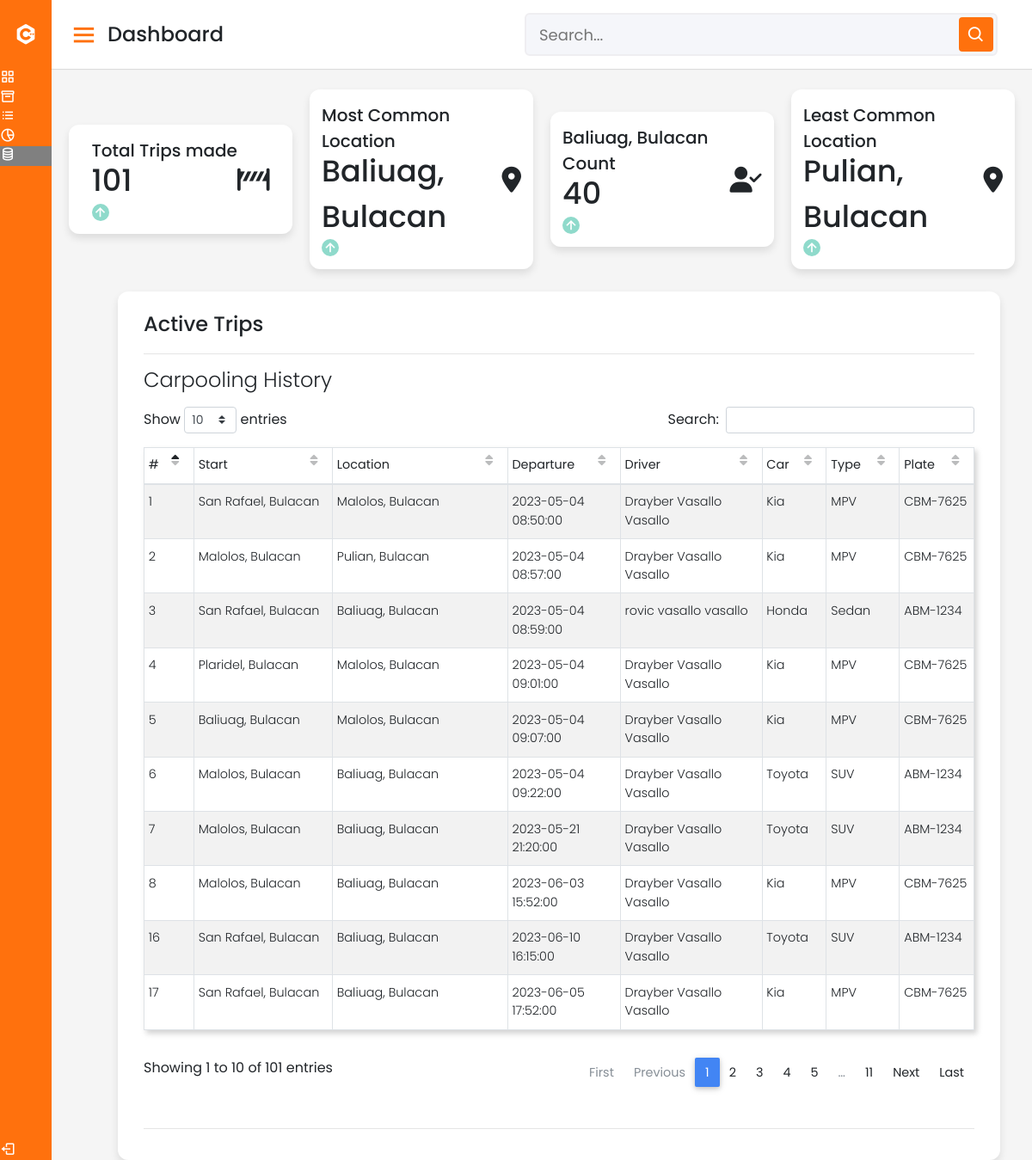
/admintest/trips.php (signed in), run on the app's committed database.
### tables this page shows
CREATE TABLE `trip` (
  `idTrip` int(11) NOT NULL,
  `start_location` varchar(255) DEFAULT NULL,
  `end_location` varchar(255) DEFAULT NULL,
  `departure_date` datetime DEFAULT NULL,
  `seats_avail` int(11) DEFAULT NULL,
  `status` varchar(45) DEFAULT NULL,
  `Users_idUsers` int(11) DEFAULT NULL,
  `Car_idCar` int(11) NOT NULL
);

CREATE TABLE `car` (
  `idCar` int(11) NOT NULL,
  `model` varchar(255) DEFAULT NULL,
  `capacity` int(11) DEFAULT NULL,
  `car_make` varchar(255) DEFAULT NULL,
  `type` varchar(45) DEFAULT NULL,
  `plate_no` char(8) DEFAULT NULL,
  `chassis_no` char(17) NOT NULL,
  `Users_idUsers` int(11) DEFAULT NULL,
  `approved` tinyint(4) NOT NULL DEFAULT 0
);

### admintest/trips.php (the view, shortened to what this page needs)
<?php
require '../dbcon.php';
?>
<!DOCTYPE html>
<html lang="en" dir="ltr">
  <head>
    <link rel="stylesheet" href="style.css">
    <link href='https://unpkg.com/boxicons@2.0.7/css/boxicons.min.css' rel='stylesheet'>
      <link rel="stylesheet" href="https://use.fontawesome.com/releases/v5.11.2/css/all.css">
      <link rel="stylesheet" href="../plugins/css/bootstrap.min.css">
      <link rel="stylesheet" href="../plugins/css/mdb.min.css">
      <link rel="stylesheet" href="../plugins/css/addons/datatables.min.css">
      <link rel="stylesheet" href="../plugins/css/style.css">
   </head>
<body>
  <div class="sidebar">
    <div class="logo-details">
      <i class='bx bxl-c-plus-plus'></i>
      <span class="logo_name">Carpool</span>
    </div>
      <ul class="nav-links">
        <li>
          <a href="adminPanel.php">
            <i class='bx bx-grid-alt' ></i>
            <span class="links_name">Dashboard</span>
          </a>
        </li>
        <li>
          <a href="report.php">
            <i class='bx bx-box' ></i>
            <span class="links_name">Exchange</span>
          </a>
        </li>
        <li>
          <a href="usermasterlist.php">
            <i class='bx bx-list-ul' ></i>
            <span class="links_name">User list</span>
          </a>
        </li>
        <li>
          <a href="analytics.php">
            <i class='bx bx-pie-chart-alt-2' ></i>
            <span class="links_name">User Analytics</span>
          </a>
        </li>
        <li>
          <a href="trips.php" class="active">
            <i class='bx bx-coin-stack' ></i>
            <span class="links_name">Trips List</span>
          </a>
        </li>
        <li class="log_out">
          <a href="#">
            <i class='bx bx-log-out'></i>
            <span class="links_name">Log out</span>
          </a>
        </li>
      </ul>
  </div>
  <section class="home-section">
    <nav>
      <div class="sidebar-button">
        <i class='bx bx-menu sidebarBtn'></i>
        <span class="dashboard">Dashboard</span>
      </div>
      <div class="search-box">
        <input type="text" placeholder="Search...">
        <i class='bx bx-search' ></i>
      </div>
    </nav>
    <div class="home-content">
      <div class="overview-boxes">
        <div class="box">
          <div class="right-side">
            <div class="box-topic">Total Trips made</div>
            <?php
              $sql = "SELECT COUNT(idTrip) as COUNT FROM trip";
              $result = mysqli_query($con, $sql);
              $row = mysqli_fetch_assoc($result);
            ?>
            <div class="number"><?=$row['COUNT']?></div>
            <div class="indicator">
              <i class='bx bx-up-arrow-alt'></i>
            </div>
          </div>
          <i class="fa-solid fa-road-barrier"></i>
        </div>
        <div class="box">
          <div class="right-side">
            <div class="box-topic">Most Common Location</div>
            <?php
              $sql = "SELECT COUNT(end_location) AS count1, idTrip, end_location, Users_idUsers FROM trip GROUP BY end_location ORDER BY count1 DESC;";
              $result = mysqli_query($con, $sql);
              $row = mysqli_fetch_assoc($result);
            ?>
            <div class="number"><?=$row['end_location']?></div>
            <div class="indicator">
              <i class='bx bx-up-arrow-alt'></i>
            </div>
          </div>
          <i class="fa-solid fa-location-dot"></i>
        </div>
        <div class="box">
          <div class="right-side">
            <div class="box-topic"><?=$row['end_location']?> Count</div>
            <div class="number"><?=$row['count1']?></div>
            <div class="indicator">
              <i class='bx bx-up-arrow-alt'></i>
            </div>
          </div>
          <i class="fa-solid fa-user-check"></i>
        </div>
        <div class="box">
          <div class="right-side">
            <div class="box-topic">Least Common Location</div>
            <?php
              $sql = "SELECT COUNT(end_location) AS count1, idTrip, end_location, Users_idUsers FROM trip GROUP BY end_location ORDER BY count1 ASC";
              $result = mysqli_query($con, $sql);
              $row = mysqli_fetch_assoc($result);
            ?>
            <div class="number"><?=$row['end_location']?></div>
            <div class="indicator">
              <i class='bx bx-up-arrow-alt'></i>
            </div>
          </div>
          <i class="fa-solid fa-location-dot"></i>
        </div>
      </div>
        <div class="report-wrapper">
        <div class="sales-boxes three3">
          <div class="top-sales box">
            <div class="title">Active Trips</div>
            <hr>
            <div class="cars">
              <h4>Carpooling History</h4>
              <table id="dtBasicExample6" class="table table-striped table-bordered table-sm" cellspacing="0" width="100%">
                <thead class="">
                  <tr>
                      <th>#</th>
                      <th>Start</th>
                      <th>Location</th>
                      <th>Departure</th>
                      <th>Driver</th>
                      <th>Car</th>
                      <th>Type</th>
                      <th>Plate</th>
                  </tr>
                </thead>
                <tbody>
                  <tr>
                  <?php
                        $sql = "SELECT trip.idTrip, trip.start_location, trip.end_location, trip.departure_date, CONCAT(users.fname,' ',users.lname,' ',users.lname) AS name, car.car_make,car.capacity,car.plate_no,car.type
                        FROM trip JOIN users ON users.uID = trip.Users_idUsers JOIN car ON car.idCar = trip.Car_idCar";
                        $result = mysqli_query($con, $sql);
                        while($row = mysqli_fetch_assoc($result)):
                        ?>
                        <td><?=$row['idTrip']?></td>
                        <td><?=$row['start_location']?></td>
                        <td><?=$row['end_location']?></td>
                        <td><?=$row['departure_date']?></td>
                        <td><?=$row['name']?></td>
                        <td><?=$row['car_make']?></td>
                        <td><?=$row['type']?></td>
                        <td><?=$row['plate_no']?></td>
                    </tr>
                    <?php endwhile; ?>
                </tbody>
              </table>
            </div>
            <hr>
            </div>
          </div>
        </div>
      </div>
  </section>
</body>
</html>

### admintest/style.css (style rules this page uses)
* { margin: 0; padding: 0; box-sizing: border-box; font-family: 'Poppins', sans-serif; }
.sidebar { position: fixed; height: 100%; width: 240px; background: #ff710d; transition: all 0.5s ease; }
.sidebar .logo-details { height: 80px; display: flex; align-items: center; }
.sidebar .logo-details i { font-size: 28px; color: #fff; min-width: 60px; text-align: center; }
.sidebar .logo-details .logo_name { color: #fff; font-size: 24px; font-weight: 500; }
.sidebar .nav-links li { position: relative; list-style: none; }
.sidebar .nav-links li a { height: 100%; width: 100%; display: flex; align-items: left; text-decoration: none; transition: all 0.4s ease; }
.sidebar .nav-links li a.active { background: gray; }
.sidebar .nav-links li i { min-width: 60px; text-align: left; font-size: 18px; color: #fff; }
.sidebar .nav-links li a .links_name { color: #fff; font-size: 15px; font-weight: 400; white-space: nowrap; }
.sidebar .nav-links .log_out { position: absolute; bottom: 0; width: 100%; }
.home-section { position: relative; background: #f5f5f5; min-height: 100vh; width: calc(100% - 240px); left: 240px; transition: all 0.5s ease; }
.home-section nav { display: flex; justify-content: space-between; height: 80px; background: #fff; display: flex; align-items: center; position: fixed; width: calc(100% - 240px); left: 240px; z-index: 100; padding: 0 20px; box-shadow: 0 1px 1px rgba(0, 0, 0, 0.1); transition: all 0.5s ease; }
.home-section nav .sidebar-button { display: flex; align-items: center; font-size: 24px; font-weight: 500; }
nav .sidebar-button i { font-size: 35px; margin-right: 10px; }
.home-section nav .search-box { position: relative; height: 50px; max-width: 550px; width: 100%; margin: 0 20px; }
nav .search-box input { height: 100%; width: 100%; outline: none; background: #F5F6FA; border: 2px solid #EFEEF1; border-radius: 6px; font-size: 18px; padding: 0 15px; }
nav .search-box .bx-search { position: absolute; height: 40px; width: 40px; background: #ff710d; right: 5px; top: 50%; transform: translateY(-50%); border-radius: 4px; line-height: 40px; text-align: center; color: #fff; font-size: 22px; transition: all 0.4 ease; }
.home-section .home-content { position: relative; padding-top: 104px; }
.home-content .overview-boxes { display: flex; align-items: center; justify-content: space-between; flex-wrap: wrap; padding: 0 20px; margin-bottom: 26px; }
.overview-boxes .box { display: flex; align-items: center; justify-content: center; width: calc(100% / 4 - 15px); background: #fff; padding: 15px 14px; border-radius: 12px; box-shadow: 0 5px 10px rgba(0,0,0,0.1); }
.overview-boxes .box-topic { font-size: 20px; font-weight: 500; }
.home-content .box .number { display: inline-block; font-size: 35px; margin-top: -6px; font-weight: 500; }
.home-content .box .indicator { display: flex; align-items: center; }
.home-content .box .indicator i { height: 20px; width: 20px; background: #8FDACB; line-height: 20px; text-align: center; border-radius: 50%; color: #fff; font-size: 20px; margin-right: 5px; }
.sales-boxes .box .title { font-size: 24px; font-weight: 500; }
.home-content .sales-boxes .top-sales { width: 100%; min-height: 650px; max-height: 100%; background: #fff; padding: 20px 30px; margin: 0 20px 0 20px; border-radius: 12px; box-shadow: 0 5px 10px rgba(0, 0, 0, 0.1); }
@media (max-width: 1240px) { .sidebar { width: 60px; } }
@media (max-width: 1240px) { .home-section { width: calc(100% - 60px); left: 60px; } }
@media (max-width: 1240px) { .home-section nav { width: calc(100% - 60px); left: 60px; } }
.home-content .three3 { flex-grow: 1; height: 0%; max-width: 90%; }
i { font-size: 30px; }
.report-wrapper { display: flex; justify-content: center; }
.bx { color: #ff710d; }
table { box-shadow: 3px 4px 6px 0px rgba(196, 196, 196, 0.75); }

### data on the page
trip: end_location "Baliuag, Bulacan", idTrip "3", start_location "San Rafael, Bulacan", departure_date "2023-05-04 08:59:00", name "rovic vasallo vasallo", Car_idCar.car_make "Honda", Car_idCar.type "Sedan", Car_idCar.plate_no "ABM-1234"
trip: end_location "Pulian, Bulacan", idTrip "2", start_location "Malolos, Bulacan", departure_date "2023-05-04 08:57:00", name "Drayber Vasallo Vasallo", Car_idCar.car_make "Kia", Car_idCar.type "MPV", Car_idCar.plate_no "CBM-7625"
trip: idTrip "1", start_location "San Rafael, Bulacan", end_location "Malolos, Bulacan", departure_date "2023-05-04 08:50:00", name "Drayber Vasallo Vasallo", Car_idCar.car_make "Kia", Car_idCar.type "MPV", Car_idCar.plate_no "CBM-7625"
trip: idTrip "4", start_location "Plaridel, Bulacan", end_location "Malolos, Bulacan", departure_date "2023-05-04 09:01:00", name "Drayber Vasallo Vasallo", Car_idCar.car_make "Kia", Car_idCar.type "MPV", Car_idCar.plate_no "CBM-7625"
trip: idTrip "5", start_location "Baliuag, Bulacan", end_location "Malolos, Bulacan", departure_date "2023-05-04 09:07:00", name "Drayber Vasallo Vasallo", Car_idCar.car_make "Kia", Car_idCar.type "MPV", Car_idCar.plate_no "CBM-7625"
trip: idTrip "6", start_location "Malolos, Bulacan", end_location "Baliuag, Bulacan", departure_date "2023-05-04 09:22:00", name "Drayber Vasallo Vasallo", Car_idCar.car_make "Toyota", Car_idCar.type "SUV", Car_idCar.plate_no "ABM-1234"
trip: idTrip "7", start_location "Malolos, Bulacan", end_location "Baliuag, Bulacan", departure_date "2023-05-21 21:20:00", name "Drayber Vasallo Vasallo", Car_idCar.car_make "Toyota", Car_idCar.type "SUV", Car_idCar.plate_no "ABM-1234"
trip: idTrip "8", start_location "Malolos, Bulacan", end_location "Baliuag, Bulacan", departure_date "2023-06-03 15:52:00", name "Drayber Vasallo Vasallo", Car_idCar.car_make "Kia", Car_idCar.type "MPV", Car_idCar.plate_no "CBM-7625"
trip: idTrip "16", start_location "San Rafael, Bulacan", end_location "Baliuag, Bulacan", departure_date "2023-06-10 16:15:00", name "Drayber Vasallo Vasallo", Car_idCar.car_make "Toyota", Car_idCar.type "SUV", Car_idCar.plate_no "ABM-1234"
trip: idTrip "17", start_location "San Rafael, Bulacan", end_location "Baliuag, Bulacan", departure_date "2023-06-05 17:52:00", name "Drayber Vasallo Vasallo", Car_idCar.car_make "Kia", Car_idCar.type "MPV", Car_idCar.plate_no "CBM-7625"

### other printed values
$row['COUNT'] "101"
$row['count1'] "40"
